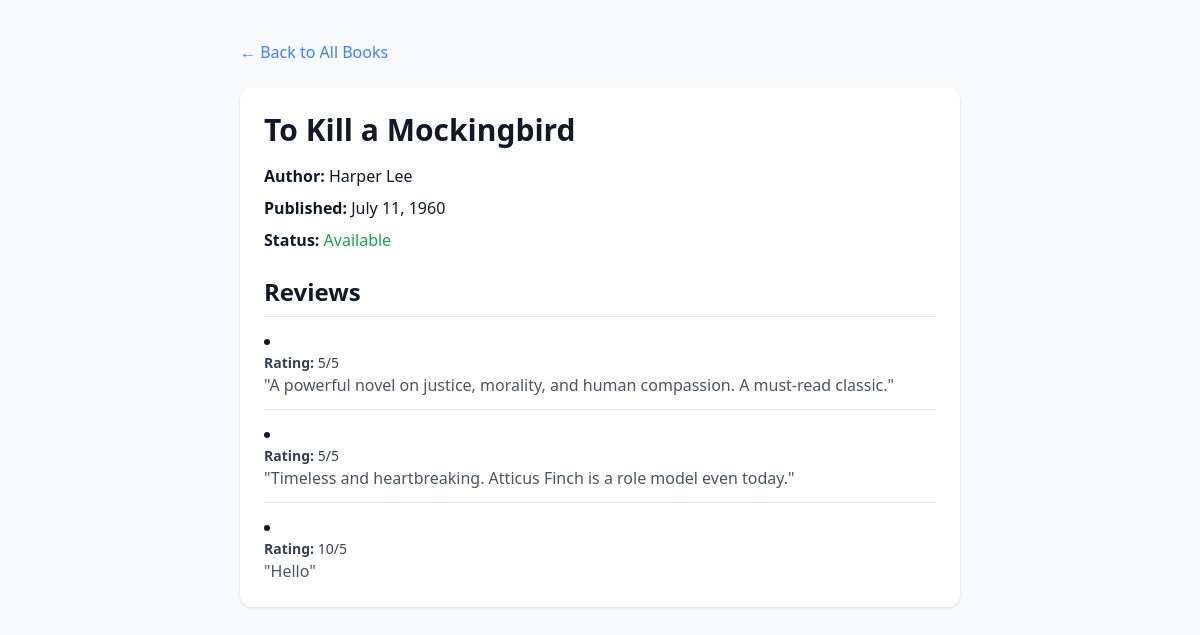
Screenshot of /book/4/ with the database file from the repository.
### books/models.py (models this page shows, shortened)
class Book(models.Model):
    title = models.CharField(max_length=200)
    author = models.CharField(max_length=100)
    published_date = models.DateField()
    is_available = models.BooleanField(default=True)

class Review(models.Model):
    book = models.ForeignKey(Book, on_delete=models.CASCADE)
    review_text = models.TextField()
    rating = models.IntegerField()

### books/views.py (the view)
# urls.py: path('book/<int:book_id>/', views.book_detail, name='book_detail'),
def book_detail(request, book_id):
    book = get_object_or_404(Book, pk=book_id)
    reviews = Review.objects.filter(book=book)
    return render(request, 'books/book_detail.html', {'book': book, 'reviews': reviews})

### books/templates/books/book_detail.html (shortened to what this page needs)
<!DOCTYPE html>
<html lang="en">
<head>
    <script src="https://cdn.tailwindcss.com"></script>
</head>
<body class="bg-gray-50 text-gray-900">
    <div class="max-w-3xl mx-auto py-10 px-6">
        <a href="{% url 'book_list' %}" class="text-blue-500 hover:underline mb-6 inline-block">← Back to All Books</a>
        <div class="bg-white p-6 rounded-xl shadow">
            <h1 class="text-3xl font-bold mb-4">{{ book.title }}</h1>
            <p class="mb-2"><strong>Author:</strong> {{ book.author }}</p>
            <p class="mb-2"><strong>Published:</strong> {{ book.published_date }}</p>
            <p class="mb-4">
                <strong>Status:</strong>
                <span class="{% if book.is_available %}text-green-600{% else %}text-red-600{% endif %}">
                    {{ book.is_available|yesno:"Available,Not Available" }}
                </span>
            </p>
            <h2 class="text-2xl font-semibold mt-6 mb-2">Reviews</h2>
            {% if reviews %}
                <ul class="list-disc list-inside space-y-3">
                    {% for review in reviews %}
                        <li class="border-t pt-3">
                            <p class="text-sm text-gray-700"><strong>Rating:</strong> {{ review.rating }}/5</p>
                            <p class="text-gray-600">{{ review.review_text }}</p>
                        </li>
                    {% endfor %}
                </ul>
            {% else %}
                <p class="text-gray-500 italic">No reviews for this book yet.</p>
            {% endif %}
        </div>
    </div>
</body>
</html>

### rows the page displays
Book: title "To Kill a Mockingbird", author "Harper Lee", published_date "July 11, 1960", is_available "Available"
Review: rating "5", review_text "\"A powerful novel on justice, morality, and human compassion. A must-read classic.\""
Review: rating "5", review_text "\"Timeless and heartbreaking. Atticus Finch is a role model even today.\""
Review: rating "10", review_text "\"Hello\""
